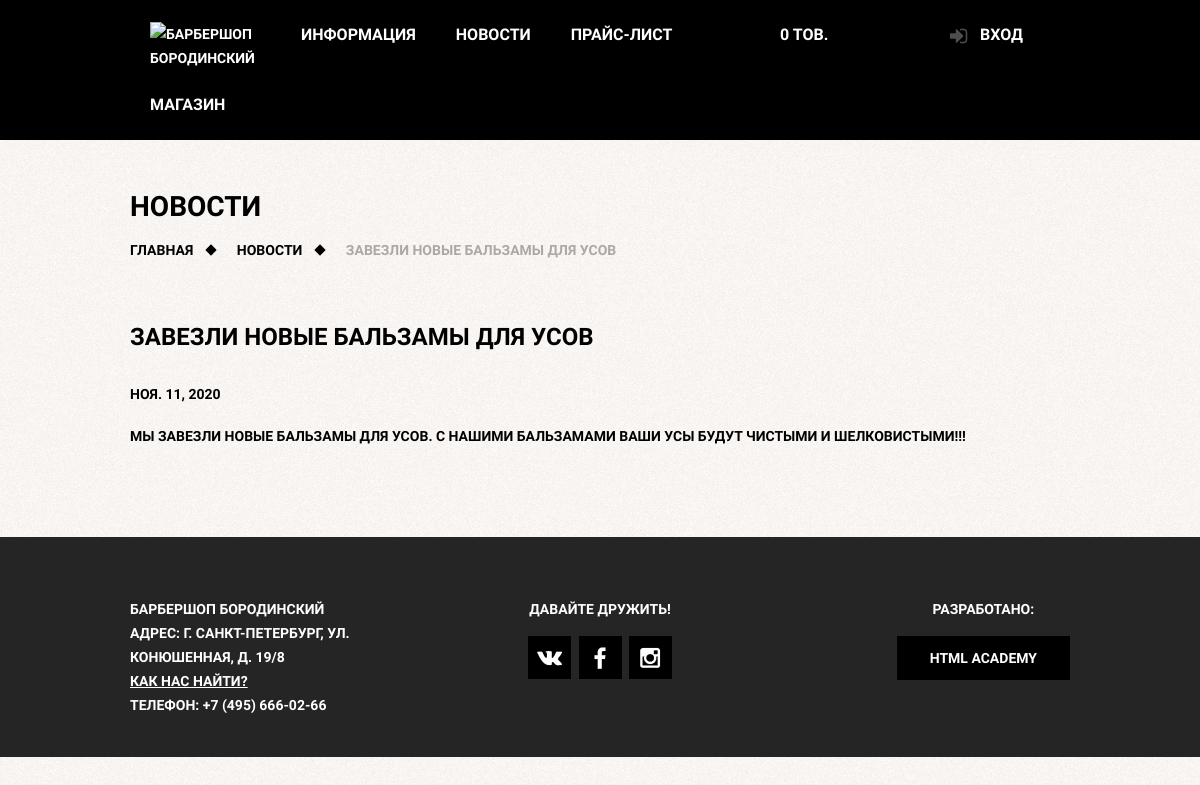
/news/zavezli-noviye-balzamy-dlya-usov/, run on an earlier commit of the app's database.
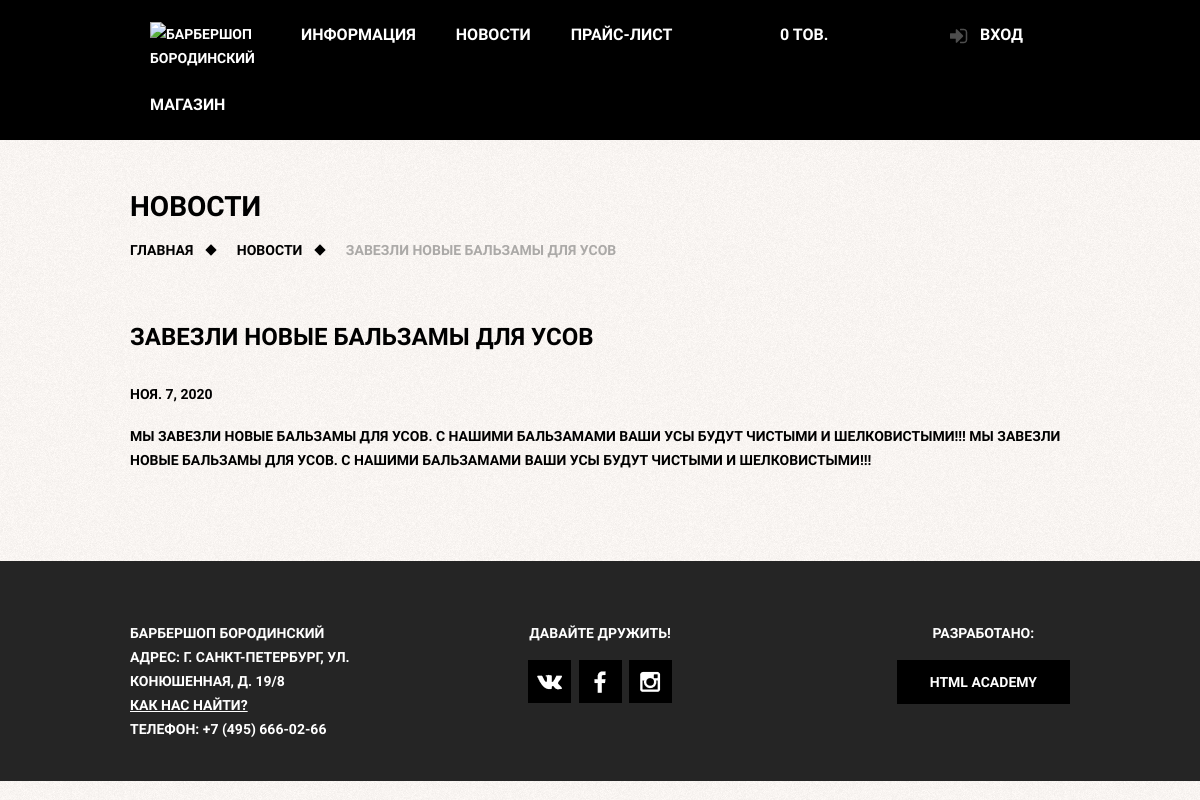
And on a later commit of the database.
### barber_app/models.py (models this page shows, shortened)
class News(models.Model):
	title = models.CharField(max_length=250, db_index=True)
	slug = models.SlugField(max_length=250, unique=True)
	body = RichTextUploadingField(blank=True, null=True)
	date = models.DateField()
	class Meta:
		ordering = ['-date']

### barber_app/views.py (the view)
# urls.py: path('news/<str:slug>/', NewsDetail.as_view(), name='news_page_url'),
class NewsDetail(View):
	def get(self, request, slug):
		news = get_object_or_404(News, slug__iexact=slug)
		return render(request, 'barber_app/news_detail.html', {'news': news})

### barber_app/cart.py (called while the page is built)
	def __len__(self):
		return sum(item['quantity'] for item in self.cart.values())

### barber_app/context_processors.py (called while the page is built)
def cart(request):
	return {'cart': Cart(request)}

def loginform(request):
	return {'form': LoginForm}

### barber_app/templates/barber_app/news_detail.html (shortened to what this page needs)
{% extends 'barber_app/barber_base.html' %}
{% load static %}
{% block bodyclass%}
	class="inner-page"
{% endblock %}
{% block content %}
    <h1 class="inner-page-title">
        Новости
    </h1>
    <ul class="breadcrumbs">
        <li><a href="{% url 'main_page_url' %}">Главная</a></li>
        <li><a href="{% url 'all_news_url' %}">Новости</a></li>
		<li class="current">{{ news.title }}</li>
    </ul>
    <div class="inner-content">
		<div class="inner-columns clearfix">
			<h2>{{ news.title }}</h2>
			<h4>{{ news.date }}</h4>
			<p>{% autoescape off %}{{ news.body }}{% endautoescape %}</p>
		</div>
    </div>
{% endblock %}

What changed in the data, as far as the page shows it:
changed News "ЗАВЕЗЛИ НОВЫЕ БАЛЬЗАМЫ ДЛЯ УСОВ": date "НОЯ. 11, 2020" → "НОЯ. 7, 2020"; body "МЫ ЗАВЕЗЛИ НОВЫЕ БАЛЬЗАМЫ ДЛЯ УСОВ. С НАШИМИ БАЛЬЗАМАМИ ВАШИ УСЫ БУДУТ ЧИСТЫМИ И ШЕЛКОВИСТЫМИ!!!" → "…БУДУТ ЧИСТЫМИ И ШЕЛКОВИСТЫМИ!!! МЫ ЗАВЕЗЛИ НОВЫЕ БАЛЬЗАМЫ ДЛЯ УСОВ. С НАШИМИ БАЛЬЗАМАМИ ВАШИ УСЫ БУДУТ ЧИСТЫМИ И ШЕЛКОВИСТЫМИ!!!"
